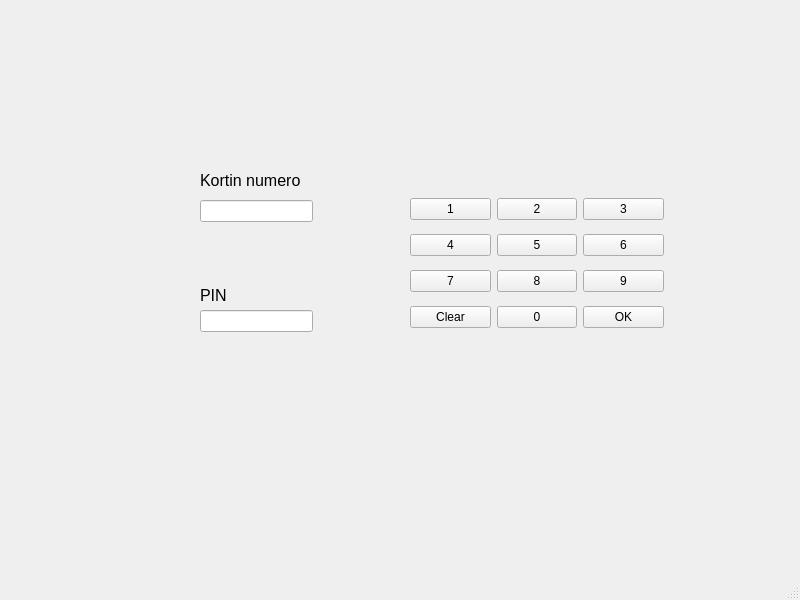
<?xml version="1.0" encoding="UTF-8"?>
<ui version="4.0">
 <class>MainWindow</class>
 <widget class="QMainWindow" name="MainWindow">
  <property name="geometry">
   <rect>
    <x>0</x>
    <y>0</y>
    <width>800</width>
    <height>600</height>
   </rect>
  </property>
  <property name="windowTitle">
   <string>MainWindow</string>
  </property>
  <widget class="QWidget" name="centralwidget">
   <widget class="QLineEdit" name="username">
    <property name="enabled">
     <bool>true</bool>
    </property>
    <property name="geometry">
     <rect>
      <x>200</x>
      <y>200</y>
      <width>113</width>
      <height>22</height>
     </rect>
    </property>
   </widget>
   <widget class="QLineEdit" name="password">
    <property name="geometry">
     <rect>
      <x>200</x>
      <y>310</y>
      <width>113</width>
      <height>22</height>
     </rect>
    </property>
   </widget>
   <widget class="QLabel" name="label">
    <property name="geometry">
     <rect>
      <x>200</x>
      <y>160</y>
      <width>111</width>
      <height>41</height>
     </rect>
    </property>
    <property name="font">
     <font>
      <pointsize>12</pointsize>
     </font>
    </property>
    <property name="text">
     <string>Kortin numero</string>
    </property>
   </widget>
   <widget class="QLabel" name="label_2">
    <property name="geometry">
     <rect>
      <x>200</x>
      <y>280</y>
      <width>71</width>
      <height>31</height>
     </rect>
    </property>
    <property name="font">
     <font>
      <pointsize>12</pointsize>
     </font>
    </property>
    <property name="text">
     <string>PIN</string>
    </property>
   </widget>
   <widget class="QLabel" name="labelInfo">
    <property name="geometry">
     <rect>
      <x>180</x>
      <y>390</y>
      <width>411</width>
      <height>41</height>
     </rect>
    </property>
    <property name="font">
     <font>
      <pointsize>12</pointsize>
     </font>
    </property>
    <property name="text">
     <string/>
    </property>
   </widget>
   <widget class="QWidget" name="gridLayoutWidget">
    <property name="geometry">
     <rect>
      <x>410</x>
      <y>190</y>
      <width>254</width>
      <height>146</height>
     </rect>
    </property>
    <layout class="QGridLayout" name="gridLayout">
     <item row="4" column="0">
      <widget class="QPushButton" name="btnClear">
       <property name="text">
        <string>Clear</string>
       </property>
      </widget>
     </item>
     <item row="2" column="1">
      <widget class="QPushButton" name="btn5">
       <property name="text">
        <string>5</string>
       </property>
      </widget>
     </item>
     <item row="0" column="1">
      <widget class="QPushButton" name="btn2">
       <property name="text">
        <string>2</string>
       </property>
      </widget>
     </item>
     <item row="2" column="0">
      <widget class="QPushButton" name="btn4">
       <property name="text">
        <string>4</string>
       </property>
      </widget>
     </item>
     <item row="0" column="2">
      <widget class="QPushButton" name="btn3">
       <property name="text">
        <string>3</string>
       </property>
      </widget>
     </item>
     <item row="4" column="2">
      <widget class="QPushButton" name="loginButton">
       <property name="text">
        <string>OK</string>
       </property>
      </widget>
     </item>
     <item row="2" column="2">
      <widget class="QPushButton" name="btn6">
       <property name="text">
        <string>6</string>
       </property>
      </widget>
     </item>
     <item row="3" column="1">
      <widget class="QPushButton" name="btn8">
       <property name="text">
        <string>8</string>
       </property>
      </widget>
     </item>
     <item row="4" column="1">
      <widget class="QPushButton" name="btn0">
       <property name="text">
        <string>0</string>
       </property>
      </widget>
     </item>
     <item row="3" column="0">
      <widget class="QPushButton" name="btn7">
       <property name="text">
        <string>7</string>
       </property>
      </widget>
     </item>
     <item row="3" column="2">
      <widget class="QPushButton" name="btn9">
       <property name="text">
        <string>9</string>
       </property>
      </widget>
     </item>
     <item row="0" column="0">
      <widget class="QPushButton" name="btn1">
       <property name="text">
        <string>1</string>
       </property>
      </widget>
     </item>
    </layout>
   </widget>
  </widget>
  <widget class="QMenuBar" name="menubar">
   <property name="geometry">
    <rect>
     <x>0</x>
     <y>0</y>
     <width>800</width>
     <height>21</height>
    </rect>
   </property>
  </widget>
  <widget class="QStatusBar" name="statusbar"/>
 </widget>
 <resources/>
 <connections/>
</ui>
